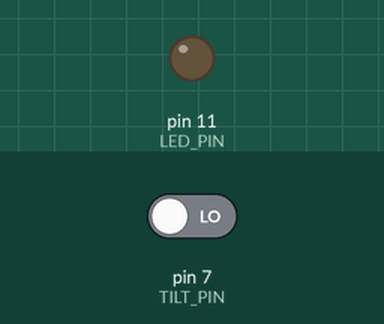
A sketch run on a simulated Arduino Uno, built with avr-gcc and run on an emulated ATmega328P. On the bench: output pins drawn as LEDs (lit = HIGH). Inputs (shaded band) come from the test bench; at power-on: pin 7 (TILT_PIN) LOW.

Above: at 1.2 s.
1.3 s: pin 7 (TILT_PIN) driven HIGH
At 2.5 s:
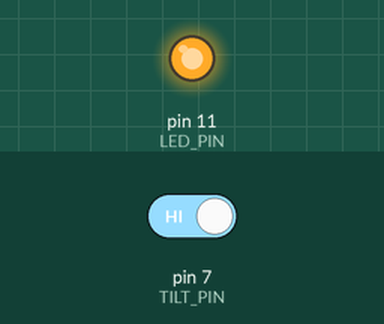
2.8 s: pin 7 (TILT_PIN) driven LOW
At 3.9 s:
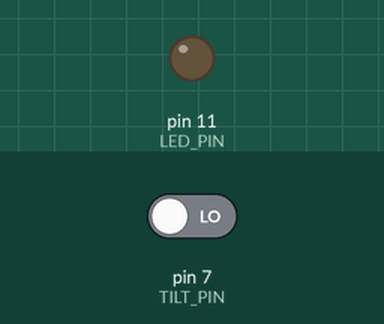
Timing chart, 0 to 5.8 s (numbered marks = the images above; inputs shaded):
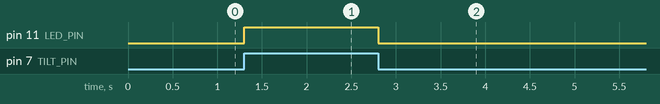

The sketch:

ch04_tilt.ino
```cpp
#define LED_PIN 11
#define TILT_PIN 7 // 傾斜感測器連接腳位

void setup() {
  pinMode(LED_PIN, OUTPUT);
  pinMode(TILT_PIN, INPUT);
}
void loop() {
  boolean s = digitalRead(TILT_PIN);
  digitalWrite(LED_PIN, s);
}
```

Measured:
- after the input at 1.3 s, pin 11 (LED_PIN): LOW → HIGH at once
- after the input at 2.8 s, pin 11 (LED_PIN): HIGH → LOW at once
